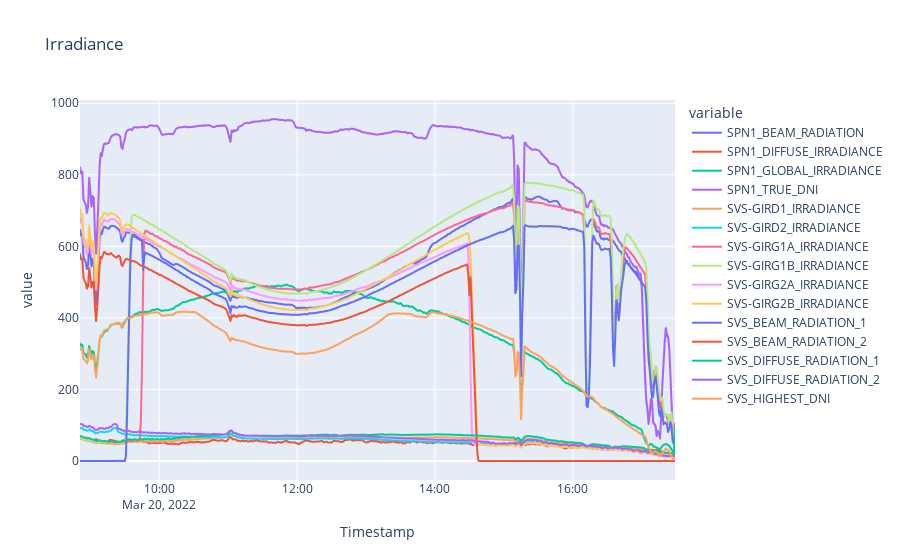

Notebook code for this chart:
### Markdown cell above
### Irradiance

### Code cell
fig = px.line(df_broad, x=df_broad.index, y=['SPN1_BEAM_RADIATION', 'SPN1_DIFFUSE_IRRADIANCE',
       'SPN1_GLOBAL_IRRADIANCE', 'SPN1_TRUE_DNI','SVS-GIRD1_IRRADIANCE','SVS-GIRD2_IRRADIANCE','SVS-GIRG1A_IRRADIANCE',
       'SVS-GIRG1B_IRRADIANCE', 'SVS-GIRG2A_IRRADIANCE', 'SVS-GIRG2B_IRRADIANCE','SVS_BEAM_RADIATION_1', 'SVS_BEAM_RADIATION_2',
       'SVS_DIFFUSE_RADIATION_1', 'SVS_DIFFUSE_RADIATION_2', 'SVS_HIGHEST_DNI'],
                title="Irradiance")
fig.show()

### Figure 1 — Plotly figure (JSON) as saved in the notebook; plotly's stock layout.template omitted (floating-point values rounded to 4 significant figures; data arrays with more than 128 entries replaced by an {"elided": "..."} marker saying what was removed)
{"data": [{"hovertemplate": "variable=SPN1_BEAM_RADIATION<br>Timestamp=%{x}<br>value=%{y}<extra></extra>", "legendgroup": "SPN1_BEAM_RADIATION", "line": {"color": "#636efa", "dash": "solid"}, "marker": {"symbol": "circle"}, "mode": "lines", "name": "SPN1_BEAM_RADIATION", "showlegend": true, "type": "scattergl", "x": {"elided": "519 str values"}, "xaxis": "x", "y": {"elided": "519 float values"}, "yaxis": "y"}, {"hovertemplate": "variable=SPN1_DIFFUSE_IRRADIANCE<br>Timestamp=%{x}<br>value=%{y}<extra></extra>", "legendgroup": "SPN1_DIFFUSE_IRRADIANCE", "line": {"color": "#EF553B", "dash": "solid"}, "marker": {"symbol": "circle"}, "mode": "lines", "name": "SPN1_DIFFUSE_IRRADIANCE", "showlegend": true, "type": "scattergl", "x": {"elided": "519 str values"}, "xaxis": "x", "y": {"elided": "519 float values"}, "yaxis": "y"}, {"hovertemplate": "variable=SPN1_GLOBAL_IRRADIANCE<br>Timestamp=%{x}<br>value=%{y}<extra></extra>", "legendgroup": "SPN1_GLOBAL_IRRADIANCE", "line": {"color": "#00cc96", "dash": "solid"}, "marker": {"symbol": "circle"}, "mode": "lines", "name": "SPN1_GLOBAL_IRRADIANCE", "showlegend": true, "type": "scattergl", "x": {"elided": "519 str values"}, "xaxis": "x", "y": {"elided": "519 float values"}, "yaxis": "y"}, {"hovertemplate": "variable=SPN1_TRUE_DNI<br>Timestamp=%{x}<br>value=%{y}<extra></extra>", "legendgroup": "SPN1_TRUE_DNI", "line": {"color": "#ab63fa", "dash": "solid"}, "marker": {"symbol": "circle"}, "mode": "lines", "name": "SPN1_TRUE_DNI", "showlegend": true, "type": "scattergl", "x": {"elided": "519 str values"}, "xaxis": "x", "y": {"elided": "519 float values"}, "yaxis": "y"}, {"hovertemplate": "variable=SVS-GIRD1_IRRADIANCE<br>Timestamp=%{x}<br>value=%{y}<extra></extra>", "legendgroup": "SVS-GIRD1_IRRADIANCE", "line": {"color": "#FFA15A", "dash": "solid"}, "marker": {"symbol": "circle"}, "mode": "lines", "name": "SVS-GIRD1_IRRADIANCE", "showlegend": true, "type": "scattergl", "x": {"elided": "519 str values"}, "xaxis": "x", "y": {"elided": "519 float values"}, "yaxis": "y"}, {"hovertemplate": "variable=SVS-GIRD2_IRRADIANCE<br>Timestamp=%{x}<br>value=%{y}<extra></extra>", "legendgroup": "SVS-GIRD2_IRRADIANCE", "line": {"color": "#19d3f3", "dash": "solid"}, "marker": {"symbol": "circle"}, "mode": "lines", "name": "SVS-GIRD2_IRRADIANCE", "showlegend": true, "type": "scattergl", "x": {"elided": "519 str values"}, "xaxis": "x", "y": {"elided": "519 float values"}, "yaxis": "y"}, {"hovertemplate": "variable=SVS-GIRG1A_IRRADIANCE<br>Timestamp=%{x}<br>value=%{y}<extra></extra>", "legendgroup": "SVS-GIRG1A_IRRADIANCE", "line": {"color": "#FF6692", "dash": "solid"}, "marker": {"symbol": "circle"}, "mode": "lines", "name": "SVS-GIRG1A_IRRADIANCE", "showlegend": true, "type": "scattergl", "x": {"elided": "519 str values"}, "xaxis": "x", "y": {"elided": "519 float values"}, "yaxis": "y"}, {"hovertemplate": "variable=SVS-GIRG1B_IRRADIANCE<br>Timestamp=%{x}<br>value=%{y}<extra></extra>", "legendgroup": "SVS-GIRG1B_IRRADIANCE", "line": {"color": "#B6E880", "dash": "solid"}, "marker": {"symbol": "circle"}, "mode": "lines", "name": "SVS-GIRG1B_IRRADIANCE", "showlegend": true, "type": "scattergl", "x": {"elided": "519 str values"}, "xaxis": "x", "y": {"elided": "519 float values"}, "yaxis": "y"}, {"hovertemplate": "variable=SVS-GIRG2A_IRRADIANCE<br>Timestamp=%{x}<br>value=%{y}<extra></extra>", "legendgroup": "SVS-GIRG2A_IRRADIANCE", "line": {"color": "#FF97FF", "dash": "solid"}, "marker": {"symbol": "circle"}, "mode": "lines", "name": "SVS-GIRG2A_IRRADIANCE", "showlegend": true, "type": "scattergl", "x": {"elided": "519 str values"}, "xaxis": "x", "y": {"elided": "519 float values"}, "yaxis": "y"}, {"hovertemplate": "variable=SVS-GIRG2B_IRRADIANCE<br>Timestamp=%{x}<br>value=%{y}<extra></extra>", "legendgroup": "SVS-GIRG2B_IRRADIANCE", "line": {"color": "#FECB52", "dash": "solid"}, "marker": {"symbol": "circle"}, "mode": "lines", "name": "SVS-GIRG2B_IRRADIANCE", "showlegend": true, "type": "scattergl", "x": {"elided": "519 str values"}, "xaxis": "x", "y": {"elided": "519 float values"}, "yaxis": "y"}, {"hovertemplate": "variable=SVS_BEAM_RADIATION_1<br>Timestamp=%{x}<br>value=%{y}<extra></extra>", "legendgroup": "SVS_BEAM_RADIATION_1", "line": {"color": "#636efa", "dash": "solid"}, "marker": {"symbol": "circle"}, "mode": "lines", "name": "SVS_BEAM_RADIATION_1", "showlegend": true, "type": "scattergl", "x": {"elided": "519 str values"}, "xaxis": "x", "y": {"elided": "519 float values"}, "yaxis": "y"}, {"hovertemplate": "variable=SVS_BEAM_RADIATION_2<br>Timestamp=%{x}<br>value=%{y}<extra></extra>", "legendgroup": "SVS_BEAM_RADIATION_2", "line": {"color": "#EF553B", "dash": "solid"}, "marker": {"symbol": "circle"}, "mode": "lines", "name": "SVS_BEAM_RADIATION_2", "showlegend": true, "type": "scattergl", "x": {"elided": "519 str values"}, "xaxis": "x", "y": {"elided": "519 float values"}, "yaxis": "y"}, {"hovertemplate": "variable=SVS_DIFFUSE_RADIATION_1<br>Timestamp=%{x}<br>value=%{y}<extra></extra>", "legendgroup": "SVS_DIFFUSE_RADIATION_1", "line": {"color": "#00cc96", "dash": "solid"}, "marker": {"symbol": "circle"}, "mode": "lines", "name": "SVS_DIFFUSE_RADIATION_1", "showlegend": true, "type": "scattergl", "x": {"elided": "519 str values"}, "xaxis": "x", "y": {"elided": "519 float values"}, "yaxis": "y"}, {"hovertemplate": "variable=SVS_DIFFUSE_RADIATION_2<br>Timestamp=%{x}<br>value=%{y}<extra></extra>", "legendgroup": "SVS_DIFFUSE_RADIATION_2", "line": {"color": "#ab63fa", "dash": "solid"}, "marker": {"symbol": "circle"}, "mode": "lines", "name": "SVS_DIFFUSE_RADIATION_2", "showlegend": true, "type": "scattergl", "x": {"elided": "519 str values"}, "xaxis": "x", "y": {"elided": "519 float values"}, "yaxis": "y"}, {"hovertemplate": "variable=SVS_HIGHEST_DNI<br>Timestamp=%{x}<br>value=%{y}<extra></extra>", "legendgroup": "SVS_HIGHEST_DNI", "line": {"color": "#FFA15A", "dash": "solid"}, "marker": {"symbol": "circle"}, "mode": "lines", "name": "SVS_HIGHEST_DNI", "showlegend": true, "type": "scattergl", "x": {"elided": "519 str values"}, "xaxis": "x", "y": {"elided": "519 float values"}, "yaxis": "y"}], "layout": {"legend": {"title": {"text": "variable"}, "tracegroupgap": 0}, "title": {"text": "Irradiance"}, "xaxis": {"anchor": "y", "domain": [0, 1], "title": {"text": "Timestamp"}}, "yaxis": {"anchor": "x", "domain": [0, 1], "title": {"text": "value"}}}}
